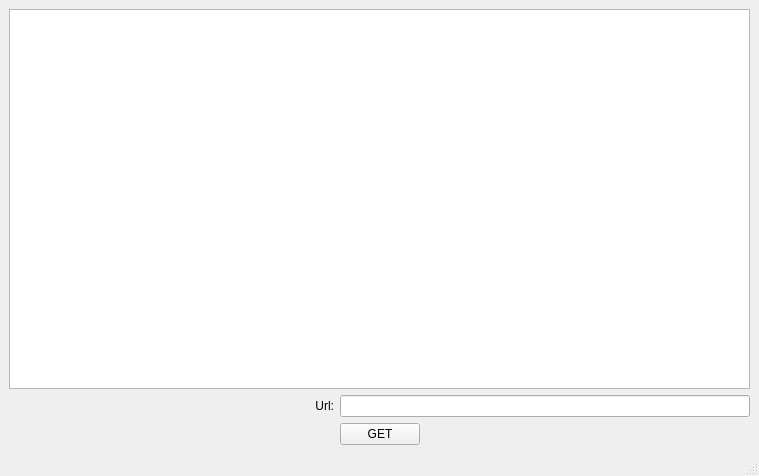
<?xml version="1.0" encoding="UTF-8"?>
<ui version="4.0">
 <class>MainWindow</class>
 <widget class="QMainWindow" name="MainWindow">
  <property name="geometry">
   <rect>
    <x>0</x>
    <y>0</y>
    <width>759</width>
    <height>476</height>
   </rect>
  </property>
  <property name="windowTitle">
   <string>MainWindow</string>
  </property>
  <widget class="QWidget" name="centralwidget">
   <layout class="QGridLayout" name="gridLayout">
    <item row="2" column="1">
     <widget class="QPushButton" name="pushButton">
      <property name="text">
       <string>GET</string>
      </property>
     </widget>
    </item>
    <item row="2" column="2">
     <spacer name="horizontalSpacer_2">
      <property name="orientation">
       <enum>Qt::Horizontal</enum>
      </property>
      <property name="sizeHint" stdset="0">
       <size>
        <width>40</width>
        <height>20</height>
       </size>
      </property>
     </spacer>
    </item>
    <item row="2" column="0">
     <spacer name="horizontalSpacer">
      <property name="orientation">
       <enum>Qt::Horizontal</enum>
      </property>
      <property name="sizeHint" stdset="0">
       <size>
        <width>40</width>
        <height>20</height>
       </size>
      </property>
     </spacer>
    </item>
    <item row="0" column="0" colspan="3">
     <widget class="QPlainTextEdit" name="plainTextEdit"/>
    </item>
    <item row="1" column="1" colspan="2">
     <widget class="QLineEdit" name="lineEdit"/>
    </item>
    <item row="1" column="0">
     <widget class="QLabel" name="label">
      <property name="text">
       <string>Url:</string>
      </property>
      <property name="alignment">
       <set>Qt::AlignRight|Qt::AlignTrailing|Qt::AlignVCenter</set>
      </property>
     </widget>
    </item>
   </layout>
  </widget>
  <widget class="QMenuBar" name="menubar">
   <property name="geometry">
    <rect>
     <x>0</x>
     <y>0</y>
     <width>759</width>
     <height>21</height>
    </rect>
   </property>
  </widget>
  <widget class="QStatusBar" name="statusbar"/>
 </widget>
 <resources/>
 <connections/>
</ui>
